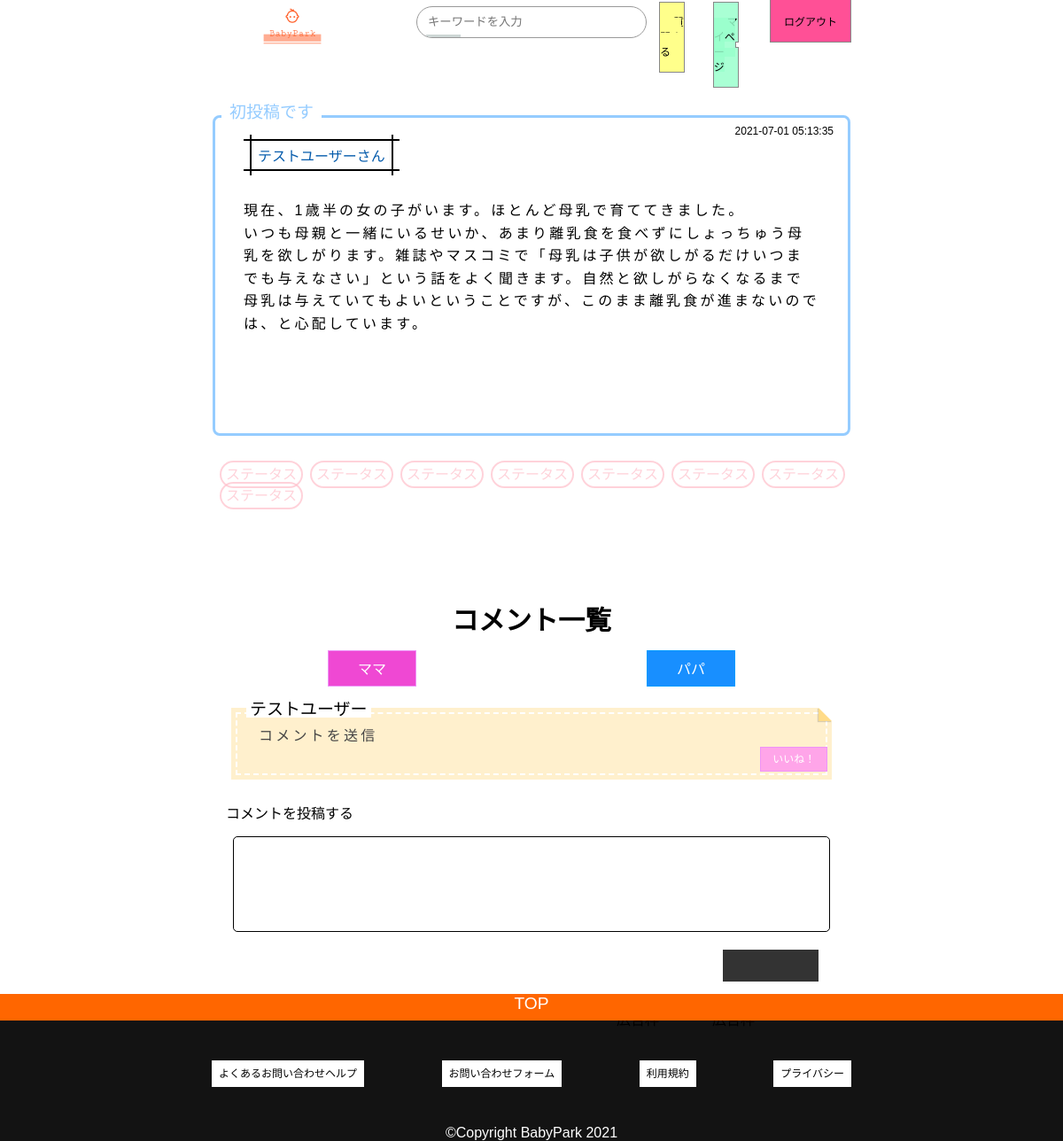
/show.php?id=84, run on the app's committed database.
### tables this page shows
CREATE TABLE `posts` (
  `id` int(11) NOT NULL,
  `user_id` int(11) NOT NULL,
  `title` varchar(100) NOT NULL,
  `body` text NOT NULL,
  `category` varchar(100) NOT NULL,
  `created_at` timestamp NOT NULL DEFAULT CURRENT_TIMESTAMP,
  `update_at` timestamp NOT NULL DEFAULT CURRENT_TIMESTAMP ON UPDATE CURRENT_TIMESTAMP
);

CREATE TABLE `users` (
  `id` int(11) NOT NULL,
  `name` varchar(255) NOT NULL,
  `email` varchar(255) NOT NULL,
  `password` varchar(255) NOT NULL,
  `sex` int(11) NOT NULL,
  `description` text,
  `birthplace` varchar(255) DEFAULT NULL,
  `created_at` timestamp NOT NULL DEFAULT CURRENT_TIMESTAMP,
  `update_at` timestamp NOT NULL DEFAULT CURRENT_TIMESTAMP ON UPDATE CURRENT_TIMESTAMP
);

CREATE TABLE `comments` (
  `id` int(11) NOT NULL,
  `text` text NOT NULL,
  `comment_id` int(11) DEFAULT NULL,
  `user_id` int(11) NOT NULL,
  `post_id` int(11) NOT NULL,
  `created_at` timestamp NOT NULL DEFAULT CURRENT_TIMESTAMP
);

### public/index.php (called while the page is built, shortened)
<?php
$parse = parse_url($_SERVER["REQUEST_URI"]);
require_once(ROOT_PATH.'Views'.$parse['path']);
?>

### Controllers/PostController.php (called while the page is built, shortened)
<?php
require_once(ROOT_PATH . '/Models/Post.php');
class PostController {
  private $request;
  public function __construct() {
    $this->request['get'] = $_GET;
    $this->Post = new Post();
  }
  public function show() {
    $post = $this->Post->postFindById($this->request['get']['id']);
    $params = [
      'post' => $post
    ];
    return $params;
  }
}
?>

### Models/Db.php (called while the page is built, shortened)
<?php
class Db {
  public function __construct($dbh = null) {
    if(!$dbh) {
      try {
        $this->dbh =new PDO(
          'mysql:dbname='.DB_NAME.
          ';host='.DB_HOST, DB_USER, DB_PASSWD
        );
      } catch (PDOException $e) {
        echo "接続失敗: " . $e->getMessage() . "\n";
        exit();
      }
    } else {
      $this->dbh = $dbh;
    }
  }
}

### Models/Post.php (called while the page is built, shortened)
<?php
require_once(ROOT_PATH . 'Models/Db.php');
class Post extends Db {
  public function postFindById($id = 0): array
  {
    $sql = 'SELECT p.id AS  post_id,  p.user_id, p.title, p.body, p.category, p.created_at,u.name
            FROM            posts p
            INNER JOIN      users u
            ON p.user_id = u.id
            WHERE p.id   =  :id';
    $sth = $this->dbh->prepare($sql);
    $sth->bindParam(':id', $id, PDO::PARAM_INT);
    $sth->execute();
    $result = $sth->fetch(PDO::FETCH_ASSOC);
    return $result;
  }
}

### Controllers/CommentController.php (called while the page is built, shortened)
<?php
require_once(ROOT_PATH . '/Models/Comment.php');
class CommentController {
  private $request;
  public function __construct() {
    $this->request['get'] = $_GET;
    $this->Comment = new Comment();
  }
  public function show() {
    $comment = $this->Comment->commentFindByAll($this->request['get']['id']);
    $comment = [
      'comment' => $comment
    ];
    return $comment;
  }
}
?>

### Models/Comment.php (called while the page is built, shortened)
<?php
require_once(ROOT_PATH . 'Models/Db.php');
class Comment extends Db {
  public function commentFindByAll($id)
  {
    $sql = 'SELECT c.id, c.user_id, c.text, c.post_id, c.comment_id, u.name
            FROM            posts p
            INNER JOIN      comments c
            ON p.id = c.post_id
            INNER JOIN      users u
            ON u.id = c.user_id
            WHERE c.post_id   =  :id';
    $sth = $this->dbh->prepare($sql);
    $sth->bindParam(':id', $id, PDO::PARAM_INT);
    $sth->execute();
    $result = $sth->fetchAll(PDO::FETCH_ASSOC);
    return $result;
  }
}
?>

### Views/show.php (the view, shortened to what this page needs)
<?php
require_once(ROOT_PATH . '/Models/Post.php');
require_once(ROOT_PATH . '/Models/Comment.php');
require_once(ROOT_PATH . '/Controllers/PostController.php');
require_once(ROOT_PATH . '/Controllers/CommentController.php');
$post = new PostController();
$params = $post->show();
$comment = new CommentController();
$comment = $comment->show();
$post = $params['post'];
?>
<!DOCTYPE html>
<html lang="ja">
<head>
  <link rel="stylesheet" type="text/css" href="css/show.css">
  <link rel="stylesheet" type="text/css" href="css/base.css">
</head>
<body>
  <?php include("_login_header.php") ?>
  <div class="wrapper">
    <div class="show_main">
      <div class="show_post_box">
        <div class="show_post_top">
          <div class="show_post_title">
            <p><?php echo $post['title'] ?></p>
          </div>
          <div class="show_post_name">
            <p><?php echo $post['name'] ?>さん</p>
          </div>
          <div class="show_post_time">
            <p><?php echo $post['created_at'] ?></p>
          </div>
        </div>
        <div class="show_post_text">
          <p><?php echo $post['body'] ?></p>
        </div>
      </div>
      <ul class="show_post_tag">
        <li><a href="#">ステータス</a></li>
        <li><a href="#">ステータス</a></li>
        <li><a href="#">ステータス</a></li>
        <li><a href="#">ステータス</a></li>
        <li><a href="#">ステータス</a></li>
        <li><a href="#">ステータス</a></li>
        <li><a href="#">ステータス</a></li>
        <li><a href="#">ステータス</a></li>
      </ul>
        <div class="comment_main">
          <div class="comment_box">
            <h2>コメント一覧</h2>
            <div class="comment_role">
              <a href="#" class="mammy">ママ</a>
              <a href="#" class="puppy">パパ</a>
            </div>
            <?php foreach ($comment['comment'] as $arr) : ?>
            <div class="comment_list">
              <div class="comment_name">
                <p><?php echo $arr['name'] ?></p>
              </div>
              <div class="comment_body">
                <p><?php echo $arr['text'] ?></p>
              </div>
              <a href="#" class="good_btn">いいね！</a>
            </div>
            <?php endforeach; ?>
            <form action="comment_add.php?id=<?php echo $post['post_id'] ?>" class="comment_form" method="POST">
              <h3 class="comment_post_title">コメントを投稿する</h3>
              <textarea name="text" class="comment_post_body" cols="20" rows="10"></textarea>
              <div class="comment_btn">
                <button type="submit" name="submit" class="comment_submit" value="送信">送信</button>
              </div>
            </form>
          </div>
        </div>
        <div class="advertising">
          <p>広告枠</p>
        </div>
        <div class="advertising">
          <p>広告枠</p>
        </div>
      </div>
    </div>
  </body>
  </html>

### public/css/base.css (style rules this page uses)
body, h1, h2, h3, h4, h5, h6, p, address, ul, ol, li, dl, dt, dd, img, form, table, tr, th, td { margin: 0; padding: 0; border: none; font-style: normal; font-weight: normal; font-size: 100%; text-align: left; list-style-type: none; border-collapse: collapse; }
textarea { font-size: 100%; vertical-align:middle; }
a { text-decoration: none; }
body { font-family: "Gill Sans", 'ヒラギノ角ゴ Pro W3','Hiragino Kaku Gothic Pro','メイリオ',Meiryo,'ＭＳ Ｐゴシック',sans-serif; }
.wrapper { width: 100%; height: 100%; min-height: 100vh; position: relative; padding-bottom: 80px; box-sizing: border-box; }
.advertising { width: 15%; float: right; position: relative; top: 50px; right: 3rem; }
footer { width: 100%; background-color: rgba(0, 0, 0, 0.925); position: absolute; bottom: 0; }
.back_btn { background:#ff6600; text-align: center; color:#fff; border:none; position:relative; height:30px; font-size:1.2em; padding:0 2em; cursor:pointer; transition:800ms ease all; outline:none; }
.back_btn::before,button::after { content:''; position:absolute; top:0; right:0; height:2px; width:0; background: #ff6600; transition:400ms ease all; }
.back_btn::after { right:inherit; top:inherit; left:0; bottom:0; }
.footer_main { width: 60%; margin: 0 auto; }
.footer_menu { display: flex; justify-content: space-between; margin-top: 50px; }
.help a { padding: 6px; font-size: 12px; text-align: center; background-color: #fff; color: #000; -webkit-box-sizing: border-box; -moz-box-sizing: border-box; box-sizing: border-box; border: 1px solid transparent; outline: 1px solid; outline-color: #fff; outline-offset: 0px; text-shadow: none; transition: all 1.2s cubic-bezier(0.2, 1, 0.2, 1); }
.query a { padding: 6px; font-size: 12px; text-align: center; background-color: #fff; color: #000; -webkit-box-sizing: border-box; -moz-box-sizing: border-box; box-sizing: border-box; border: 1px solid transparent; outline: 1px solid; outline-color: #fff; outline-offset: 0px; text-shadow: none; transition: all 1.2s cubic-bezier(0.2, 1, 0.2, 1); }
.ru-ru a { padding: 6px; font-size: 12px; text-align: center; background-color: #fff; color: #000; -webkit-box-sizing: border-box; -moz-box-sizing: border-box; box-sizing: border-box; border: 1px solid transparent; outline: 1px solid; outline-color: #fff; outline-offset: 0px; text-shadow: none; transition: all 1.2s cubic-bezier(0.2, 1, 0.2, 1); }
.puraibasi a { padding: 6px; font-size: 12px; text-align: center; background-color: #fff; color: #000; -webkit-box-sizing: border-box; -moz-box-sizing: border-box; box-sizing: border-box; border: 1px solid transparent; outline: 1px solid; outline-color: #fff; outline-offset: 0px; text-shadow: none; transition: all 1.2s cubic-bezier(0.2, 1, 0.2, 1); }
.copyright { margin: 50px 0 0 0; display: flex; justify-content: center; color: #fff; }

### data on the page
posts: title "初投稿です", user.name "テストユーザー", created_at "2021-07-01 05:13:35", body "現在、1歳半の女の子がいます。ほとんど母乳で育ててきました。 いつも母親と一緒にいるせいか、あまり離乳食を食べずにしょっちゅう母乳を欲しがります。雑誌やマスコミで「母乳は子供が欲しがるだけいつまでも与えなさい」という話をよく聞きます。自然と欲しがらなくなるまで母乳は与えていてもよいということですが、このまま離乳食が進まないのでは、と心配しています。"
comments: user.name "テストユーザー", text "コメントを送信"
